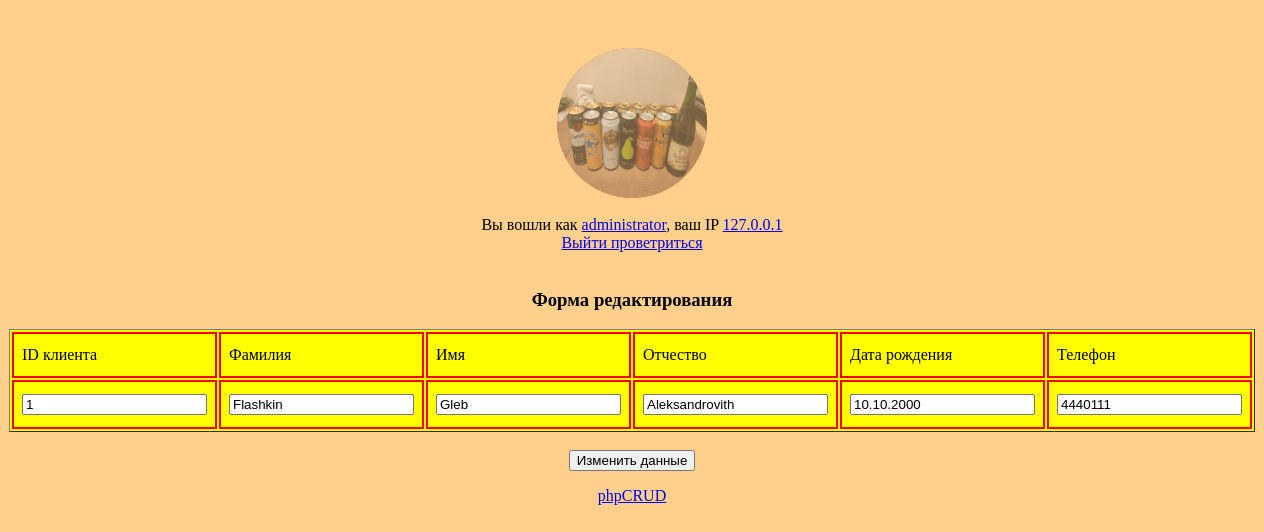
The app's page /update.php?id_klient=1 (signed in) with its own data.
### tables this page shows
CREATE TABLE `user` (
  `login` text NOT NULL,
  `password` varchar(255) NOT NULL,
  `user_id` int(11) NOT NULL,
  `log` varchar(255) DEFAULT NULL,
  `role` varchar(15) NOT NULL,
  `ban` varchar(3) DEFAULT NULL,
  `userpic` varchar(255) DEFAULT NULL
);

CREATE TABLE `klient` (
  `family` varchar(30) NOT NULL,
  `name` varchar(30) NOT NULL,
  `patronymic` varchar(30) NOT NULL,
  `phone` varchar(12) NOT NULL,
  `birth_date` varchar(30) NOT NULL,
  `id_klient` int(10) NOT NULL
);

### config.php (called while the page is built, shortened)
<?php
$db_host='localhost';
$db_name='cdrom';
$db_login='root';
$db_pass='vertrigo';
$connect_mysql_base = new mysqli($db_host, $db_login, $db_pass, $db_name);
function queryMysql($query)	{
	global $connect_mysql_base;
	$result = $connect_mysql_base->query($query);
	return $result;
}

### update.php (the view, shortened to what this page needs)
<?php
require_once "config.php";
require_once "User.class.php";
shortUserInfo();
?>
<html>
<head>
    <link rel="stylesheet" type="text/css" href="style.css">
</head>
<body>
<div align="center">
<?php
if (!isset($_GET['id_klient']))	{}
else {
    $id = $_GET['id_klient'];
    $s = queryMysql("SELECT * FROM klient WHERE (id_klient = '$id')");
    $f = $s->fetch_array();
?>
    <form method="GET">
    <h3>Форма редактирования</h3>
        <table border='1' width='40%' bgcolor='yellow'>
            <tr><td>ID клиента</td><td>Фамилия</td><td>Имя</td><td>Отчество</td><td>Дата рождения</td><td>Телефон</td></tr>
            <tr>
                <td align="center"> <input type = "text" readonly name="id_klient" value="<?php echo $f['id_klient']; ?>"> </td>
                <td align="center"> <input type="text" name="family" value="<?php echo $f['family']; ?>"> </td>
                <td align="center"> <input type="text" name="name" value="<?php echo $f['name']; ?>"> </td>
                <td align="center"> <input type="text" name="patronymic" value="<?php echo $f['patronymic']; ?>"> </td>
                <td align="center"> <input type="text" name="birth_date" value="<?php echo $f['birth_date']; ?>"> </td>
                <td align="center"> <input type="text" name="phone" value="<?php echo $f['phone']; ?>"> </td>
            </tr>
        </table>
        <br><input type="submit" name="change_data_client" value="Изменить данные">
    </form>
</div>
<?php
}
require_once "footer.php";

### User.class.php (shortened to what this page needs)
<?php
function checkAuth() {
    if (empty($_SESSION['login']) || empty ($_SESSION['user_id']) || empty ($_SESSION['role'])) {
	header('Location: auth.php');
    }
    else {
        $client_ip = $_SERVER['REMOTE_ADDR'];
	$user_id = $_SESSION['user_id'];
	$current_user = $_SESSION['login'];
	$role = $_SESSION['role'];
    }
return $userdata = ['current_user'=>"$current_user", 'user_id'=>"$user_id", 'role'=>"$role", 'client_ip'=>"$client_ip"];
}
function getUserPic(){
   $s = queryMysql("SELECT userpic FROM user WHERE login = '$_SESSION[login]'");
   $f = $s->fetch_array();
   $path = "<a title='Смена аватара' href='upload_pic.php'><img class='avatar' width='150px' height='150px' src='$f[userpic]'></a>";
   return $path;
}
function shortUserInfo(){
    $userdata = checkAuth();
    $current_user = $userdata['current_user'];
    $client_ip = $userdata['client_ip'];
    $random_otvet = rand(1,5);
    switch ($random_otvet) {
        case 1:
                $random_logout_text = "Выйти проветриться";
                break;
    }
    $userpic = getUserPic();
    echo "$userpic<br><br> Вы вошли как <a title = 'Нажмите для подробной информации' href='user.php'>$current_user</a>, ваш IP <a target='blank' href='https://ip.osnova.news/?ip=$client_ip'>$client_ip</a>";
    echo "<br><a href='?sign_out'>$random_logout_text</a><br><br>";
}

### style.css (style rules this page uses)
body { position:relative; top: 40px; background:#FFCF8C; color:#000000; text-align:center; }
.avatar { border-radius: 98px 98px 98px 98px; opacity: 0.6; background:red; }
td { border: 2px solid red; padding: 8px; padding-top: 12px; padding-bottom: 12px; text-align: left; background-color: #f8d43f8ffdb; color: black; }

### records on screen
user: userpic (picture)
klient: id_klient "1", family "Flashkin", name "Gleb", patronymic "Aleksandrovith", birth_date "10.10.2000", phone "4440111"

### other values on screen
$current_user "administrator"
$client_ip "127.0.0.1"
$random_logout_text "Выйти проветриться"
